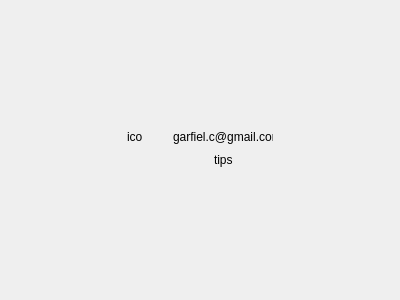
<?xml version="1.0" encoding="UTF-8"?>
<ui version="4.0">
 <class>QLayerWidget</class>
 <widget class="QWidget" name="QLayerWidget">
  <property name="enabled">
   <bool>true</bool>
  </property>
  <property name="geometry">
   <rect>
    <x>0</x>
    <y>0</y>
    <width>400</width>
    <height>300</height>
   </rect>
  </property>
  <property name="windowTitle">
   <string>Form</string>
  </property>
  <property name="autoFillBackground">
   <bool>true</bool>
  </property>
  <layout class="QGridLayout" name="gridLayout">
   <item row="0" column="1">
    <spacer name="verticalSpacer">
     <property name="orientation">
      <enum>Qt::Vertical</enum>
     </property>
     <property name="sizeHint" stdset="0">
      <size>
       <width>20</width>
       <height>111</height>
      </size>
     </property>
    </spacer>
   </item>
   <item row="1" column="0">
    <spacer name="horizontalSpacer">
     <property name="orientation">
      <enum>Qt::Horizontal</enum>
     </property>
     <property name="sizeHint" stdset="0">
      <size>
       <width>125</width>
       <height>20</height>
      </size>
     </property>
    </spacer>
   </item>
   <item row="1" column="1">
    <layout class="QFormLayout" name="formLayout">
     <item row="0" column="0">
      <widget class="QLabel" name="labelImage">
       <property name="text">
        <string>ico</string>
       </property>
      </widget>
     </item>
     <item row="0" column="1">
      <widget class="QLabel" name="labelMail">
       <property name="text">
        <string>garfiel.c@gmail.com</string>
       </property>
      </widget>
     </item>
     <item row="1" column="0">
      <spacer name="horizontalSpacer_5">
       <property name="orientation">
        <enum>Qt::Horizontal</enum>
       </property>
       <property name="sizeHint" stdset="0">
        <size>
         <width>40</width>
         <height>20</height>
        </size>
       </property>
      </spacer>
     </item>
     <item row="1" column="1">
      <layout class="QHBoxLayout" name="horizontalLayout">
       <item>
        <spacer name="horizontalSpacer_4">
         <property name="orientation">
          <enum>Qt::Horizontal</enum>
         </property>
         <property name="sizeHint" stdset="0">
          <size>
           <width>40</width>
           <height>20</height>
          </size>
         </property>
        </spacer>
       </item>
       <item>
        <widget class="QLabel" name="tips">
         <property name="text">
          <string>tips</string>
         </property>
        </widget>
       </item>
       <item>
        <spacer name="horizontalSpacer_3">
         <property name="orientation">
          <enum>Qt::Horizontal</enum>
         </property>
         <property name="sizeHint" stdset="0">
          <size>
           <width>40</width>
           <height>20</height>
          </size>
         </property>
        </spacer>
       </item>
      </layout>
     </item>
    </layout>
   </item>
   <item row="1" column="2">
    <spacer name="horizontalSpacer_2">
     <property name="orientation">
      <enum>Qt::Horizontal</enum>
     </property>
     <property name="sizeHint" stdset="0">
      <size>
       <width>125</width>
       <height>20</height>
      </size>
     </property>
    </spacer>
   </item>
   <item row="2" column="1">
    <spacer name="verticalSpacer_2">
     <property name="orientation">
      <enum>Qt::Vertical</enum>
     </property>
     <property name="sizeHint" stdset="0">
      <size>
       <width>20</width>
       <height>111</height>
      </size>
     </property>
    </spacer>
   </item>
  </layout>
 </widget>
 <resources/>
 <connections/>
</ui>
